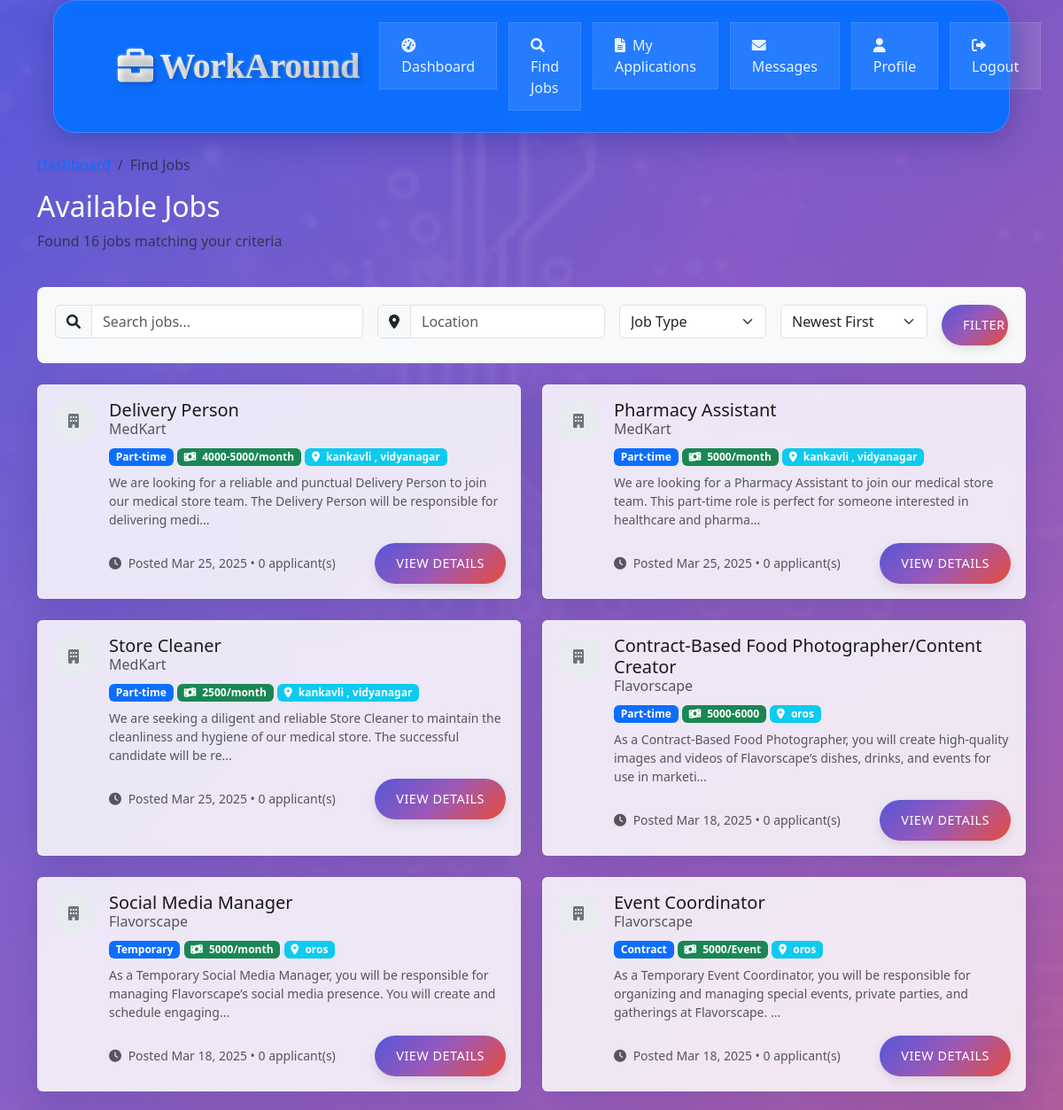
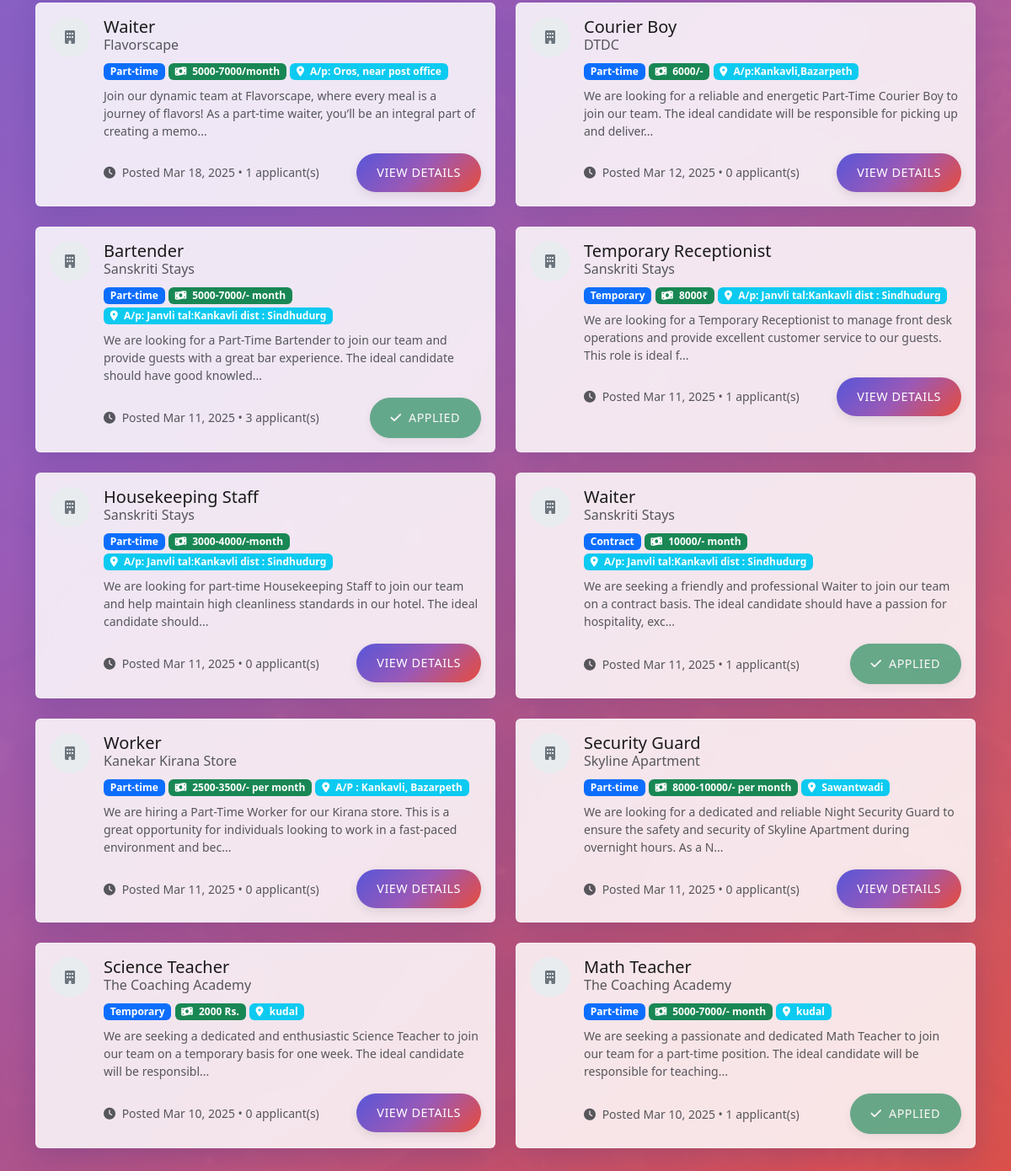
Page /jobseeker/jobs.php (signed in) on the committed database (2 pictures, top to bottom).
### tables this page shows
CREATE TABLE `jobs` (
  `id` int(11) NOT NULL,
  `employer_id` int(11) DEFAULT NULL,
  `title` varchar(100) NOT NULL,
  `description` text NOT NULL,
  `requirements` text DEFAULT NULL,
  `location` varchar(100) DEFAULT NULL,
  `salary_range` varchar(50) DEFAULT NULL,
  `job_type` enum('part-time','temporary','contract') NOT NULL,
  `status` enum('open','closed') DEFAULT 'open',
  `created_at` timestamp NOT NULL DEFAULT current_timestamp()
);

### jobseeker/jobs.php (the view, shortened to what this page needs)
<?php
require_once "../config/database.php";
$search = isset($_GET['search']) ? trim($_GET['search']) : '';
$location = isset($_GET['location']) ? trim($_GET['location']) : '';
$sort = isset($_GET['sort']) ? $_GET['sort'] : 'newest';
$jobs_sql = "SELECT j.*, ep.company_name,
            (SELECT COUNT(*) FROM job_applications ja WHERE ja.job_id = j.id) as application_count
            FROM jobs j
            INNER JOIN employer_profiles ep ON j.employer_id = ep.user_id
            WHERE j.status = 'open'";
switch ($sort) {
    default:
        $jobs_sql .= " ORDER BY j.created_at DESC";
}
$stmt = mysqli_prepare($conn, $jobs_sql);
mysqli_stmt_execute($stmt);
$jobs = mysqli_stmt_get_result($stmt);
$total_jobs = mysqli_num_rows($jobs);
$applied_jobs_sql = "SELECT job_id FROM job_applications WHERE jobseeker_id = ?";
$stmt = mysqli_prepare($conn, $applied_jobs_sql);
mysqli_stmt_bind_param($stmt, "i", $_SESSION['id']);
mysqli_stmt_execute($stmt);
$applied_result = mysqli_stmt_get_result($stmt);
$applied_jobs = [];
while ($row = mysqli_fetch_assoc($applied_result)) {
    $applied_jobs[] = $row['job_id'];
}
?>
<!DOCTYPE html>
<html lang="en">
<head>
    <link href="https://cdn.jsdelivr.net/npm/bootstrap@5.3.0/dist/css/bootstrap.min.css" rel="stylesheet">
    <link rel="stylesheet" href="https://cdnjs.cloudflare.com/ajax/libs/font-awesome/6.0.0/css/all.min.css">
    <link rel="stylesheet" href="../assets/css/style.css">
</head>
<body>
    <nav class="navbar navbar-expand-lg navbar-dark bg-primary sticky-top">
        <div class="container">
            <a class="navbar-brand d-flex align-items-center" href="../index.php">
                <i class="fas fa-briefcase me-2"></i>
                WorkAround
            </a>
            <div class="collapse navbar-collapse" id="navbarNav">
                <ul class="navbar-nav ms-auto">
                    <li class="nav-item">
                        <a class="nav-link" href="dashboard.php">
                            <i class="fas fa-tachometer-alt me-1"></i> Dashboard
                        </a>
                    </li>
                    <li class="nav-item">
                        <a class="nav-link active" href="jobs.php">
                            <i class="fas fa-search me-1"></i> Find Jobs
                        </a>
                    </li>
                    <li class="nav-item">
                        <a class="nav-link" href="applications.php">
                            <i class="fas fa-file-alt me-1"></i> My Applications
                        </a>
                    </li>
                    <li class="nav-item">
                        <a class="nav-link" href="messages.php">
                            <i class="fas fa-envelope me-1"></i> Messages
                        </a>
                    </li>
                    <li class="nav-item">
                        <a class="nav-link" href="profile.php">
                            <i class="fas fa-user me-1"></i> Profile
                        </a>
                    </li>
                    <li class="nav-item">
                        <a class="nav-link" href="../auth/logout.php">
                            <i class="fas fa-sign-out-alt me-1"></i> Logout
                        </a>
                    </li>
                </ul>
            </div>
        </div>
    </nav>
    <div class="container my-4">
        <div class="row mb-4">
            <div class="col">
                <nav aria-label="breadcrumb">
                    <ol class="breadcrumb">
                        <li class="breadcrumb-item"><a href="dashboard.php">Dashboard</a></li>
                        <li class="breadcrumb-item active">Find Jobs</li>
                    </ol>
                </nav>
                <h2>Available Jobs</h2>
                <p class="text-muted">Found <?php echo $total_jobs; ?> jobs matching your criteria</p>
            </div>
        </div>
        <div class="row mb-4">
            <div class="col">
                <div class="filters">
                    <form method="GET" class="row g-3">
                        <div class="col-md-4">
                            <div class="input-group">
                                <span class="input-group-text"><i class="fas fa-search"></i></span>
                                <input type="text" class="form-control" name="search"
                                       placeholder="Search jobs..." value="<?php echo htmlspecialchars($search); ?>">
                            </div>
                        </div>
                        <div class="col-md-3">
                            <div class="input-group">
                                <span class="input-group-text"><i class="fas fa-map-marker-alt"></i></span>
                                <input type="text" class="form-control" name="location"
                                       placeholder="Location" value="<?php echo htmlspecialchars($location); ?>">
                            </div>
                        </div>
                        <div class="col-md-2">
                            <select class="form-select" name="job_type">
                                <option value="">Job Type</option>
                            </select>
                        </div>
                        <div class="col-md-2">
                            <select class="form-select" name="sort">
                                <option value="newest" <?php echo $sort === 'newest' ? 'selected' : ''; ?>>Newest First</option>
                            </select>
                        </div>
                        <div class="col-md-1">
                            <button type="submit" class="btn btn-primary w-100">Filter</button>
                        </div>
                    </form>
                </div>
            </div>
        </div>
        <div class="row">
            <?php if (mysqli_num_rows($jobs) > 0): ?>
                <?php while ($job = mysqli_fetch_assoc($jobs)): ?>
                    <div class="col-md-6 mb-4">
                        <div class="card job-card h-100">
                            <div class="card-body">
                                <div class="d-flex">
                                    <div class="flex-shrink-0">
                                        <div class="default-logo">
                                            <i class="fas fa-building"></i>
                                        </div>
                                    </div>
                                    <div class="flex-grow-1 ms-3">
                                        <h5 class="card-title mb-1"><?php echo htmlspecialchars($job['title']); ?></h5>
                                        <h6 class="card-subtitle mb-2 text-muted">
                                            <?php echo htmlspecialchars($job['company_name']); ?>
                                        </h6>
                                        <div class="mb-2">
                                            <span class="badge bg-primary"><?php echo ucfirst($job['job_type']); ?></span>
                                            <?php if (!empty($job['salary_range'])): ?>
                                                <span class="badge bg-success">
                                                    <i class="fas fa-money-bill-wave me-1"></i>
                                                    <?php echo htmlspecialchars($job['salary_range']); ?>
                                                </span>
                                            <?php endif; ?>
                                            <?php if (!empty($job['location'])): ?>
                                                <span class="badge bg-info">
                                                    <i class="fas fa-map-marker-alt me-1"></i>
                                                    <?php echo htmlspecialchars($job['location']); ?>
                                                </span>
                                            <?php endif; ?>
                                        </div>
                                        <p class="card-text text-muted small mb-3">
                                            <?php echo nl2br(htmlspecialchars(substr($job['description'], 0, 150) . '...')); ?>
                                        </p>
                                        <div class="d-flex justify-content-between align-items-center">
                                            <small class="text-muted">
                                                <i class="fas fa-clock me-1"></i>
                                                Posted <?php echo date('M d, Y', strtotime($job['created_at'])); ?> •
                                                <?php echo $job['application_count']; ?> applicant(s)
                                            </small>
                                            <?php if (in_array($job['id'], $applied_jobs)): ?>
                                                <button class="btn btn-success btn-sm" disabled>
                                                    <i class="fas fa-check me-1"></i> Applied
                                                </button>
                                            <?php else: ?>
                                                <a href="view-job.php?id=<?php echo $job['id']; ?>"
                                                   class="btn btn-primary btn-sm">
                                                    View Details
                                                </a>
                                            <?php endif; ?>
                                        </div>
                                    </div>
                                </div>
                            </div>
                        </div>
                    </div>
                <?php endwhile; ?>
            <?php endif; ?>
        </div>
    </div>
</body>
</html>

### assets/css/style.css (style rules this page uses)
body { font-family: 'Segoe UI', Tahoma, Geneva, Verdana, sans-serif; margin: 0; min-height: 100vh; background: linear-gradient(135deg, rgba(88, 86, 217, 0.9) 0%, rgba(155, 89, 182, 0.95) 50%, rgba(231, 76, 60, 0.9) 100%), url('../images/1.jpg') no-repeat center center fixed; background-size: cover; color: #ffffff; animation: gradientShift 15s ease infinite; }
.navbar { background: rgba(255, 255, 255, 0.1); backdrop-filter: blur(10px); -webkit-backdrop-filter: blur(10px); border: 1px solid rgba(255, 255, 255, 0.18); box-shadow: 0 8px 32px 0 rgba(31, 38, 135, 0.37); position: sticky; top: 0; z-index: 1000; transition: all 0.3s ease; padding: 1.5rem 5%; margin: 0 5% 1.5rem 5%; border-radius: 25px }
.navbar-brand { font-family: "Monotype Corsiva", cursive; font-size: 2.5rem; font-weight: 700; background: linear-gradient(135deg, #ffffff 0%, #f8f9fa 25%, #e9ecef 50%, #dee2e6 75%, #ced4da 100%); -webkit-background-clip: text; background-clip: text; -webkit-text-fill-color: transparent; text-shadow: 3px 3px 6px rgba(0, 0, 0, 0.2), -1px -1px 2px rgba(255, 255, 255, 0.3); letter-spacing: -0.5px; position: relative; transition: all 0.4s ease; animation: textShimmer 3s infinite linear; }
.nav-link { font-weight: 500; padding: 0.8rem 1.5rem !important; margin: 0 0.4rem; transition: all 0.4s cubic-bezier(0.4, 0, 0.2, 1); position: relative; color: rgba(255, 255, 255, 0.9) !important; background: rgba(255, 255, 255, 0.1); border: 1px solid rgba(255, 255, 255, 0.1); backdrop-filter: blur(5px); -webkit-backdrop-filter: blur(5px); }
.nav-link::after { content: ''; position: absolute; bottom: 0; left: 50%; width: 0; height: 2px; background: linear-gradient(135deg, #ff69b4 0%, #ff1493 100%); transition: width 0.3s ease, left 0.3s ease; transform: translateX(-50%); }
.card { background: rgba(255, 255, 255, 0.95); backdrop-filter: blur(16px); -webkit-backdrop-filter: blur(16px); border: 1px solid rgba(255, 255, 255, 0.18); box-shadow: 0 8px 32px 0 rgba(31, 38, 135, 0.2); transition: all 0.3s ease; border-radius: 30px overflow: hidden; transform: translateY(0); color: #1a1a1a; }
.btn { padding: 0.75rem 1.5rem; font-weight: 500; border-radius: 25px; transition: all 0.4s cubic-bezier(0.4, 0, 0.2, 1); box-shadow: 0 4px 12px rgba(0, 0, 0, 0.1); letter-spacing: 0.5px; text-transform: uppercase; font-size: 0.9rem; }
.btn-primary { background: linear-gradient(135deg, #5856d9 0%, #9b59b6 50%, #e74c3c 100%); border: none; position: relative; overflow: hidden; z-index: 1; }
.btn-primary::before { content: ''; position: absolute; top: 0; left: -100%; width: 100%; height: 100%; background: linear-gradient(90deg, transparent, rgba(255, 255, 255, 0.2), transparent); transition: 0.5s; z-index: -1; }
.card, .feature-card, .step-card { background: rgba(255, 255, 255, 0.85) !important; backdrop-filter: blur(10px); border: 1px solid rgba(255, 255, 255, 0.3); box-shadow: 0 8px 32px 0 rgba(31, 38, 135, 0.2); }

### jobseeker/jobs.php (style rules this page uses)
.default-logo { width: 48px; height: 48px; background-color: #e9ecef; display: flex; align-items: center; justify-content: center; border-radius: 50%; color: #6c757d; }
.job-card { transition: transform 0.2s; }
.filters { background-color: #f8f9fa; border-radius: 8px; padding: 20px; }

### rows in the picture
jobs: title "Delivery Person", company_name "MedKart", job_type "Part-time", salary_range "4000-5000/month", location "kankavli , vidyanagar", description "We are looking for a reliable and punctual Delivery Person to join our medical store team. The Delivery Person will be responsible for delivering medi...", created_at "Mar 25, 2025", application_count "0"
jobs: title "Pharmacy Assistant", company_name "MedKart", job_type "Part-time", salary_range "5000/month", location "kankavli , vidyanagar", description "We are looking for a Pharmacy Assistant to join our medical store team. This part-time role is perfect for someone interested in healthcare and pharma...", created_at "Mar 25, 2025", application_count "0"
jobs: title "Store Cleaner", company_name "MedKart", job_type "Part-time", salary_range "2500/month", location "kankavli , vidyanagar", description "We are seeking a diligent and reliable Store Cleaner to maintain the cleanliness and hygiene of our medical store. The successful candidate will be re...", created_at "Mar 25, 2025", application_count "0"
jobs: title "Contract-Based Food Photographer/Content Creator", company_name "Flavorscape", job_type "Part-time", salary_range "5000-6000", location "oros", description "As a Contract-Based Food Photographer, you will create high-quality images and videos of Flavorscape’s dishes, drinks, and events for use in marketi...", created_at "Mar 18, 2025", application_count "0"
jobs: title "Social Media Manager", company_name "Flavorscape", job_type "Temporary", salary_range "5000/month", location "oros", description "As a Temporary Social Media Manager, you will be responsible for managing Flavorscape’s social media presence. You will create and schedule engaging...", created_at "Mar 18, 2025", application_count "0"
jobs: title "Event Coordinator", company_name "Flavorscape", job_type "Contract", salary_range "5000/Event", location "oros", description "As a Temporary Event Coordinator, you will be responsible for organizing and managing special events, private parties, and gatherings at Flavorscape. ...", created_at "Mar 18, 2025", application_count "0"
jobs: title "Waiter", company_name "Flavorscape", job_type "Part-time", salary_range "5000-7000/month", location "A/p: Oros, near post office", description "Join our dynamic team at Flavorscape, where every meal is a journey of flavors! As a part-time waiter, you’ll be an integral part of creating a memo...", created_at "Mar 18, 2025", application_count "1"
jobs: title "Courier Boy", company_name "DTDC", job_type "Part-time", salary_range "6000/-", location "A/p:Kankavli,Bazarpeth", description "We are looking for a reliable and energetic Part-Time Courier Boy to join our team. The ideal candidate will be responsible for picking up and deliver...", created_at "Mar 12, 2025", application_count "0"
jobs: title "Bartender", company_name "Sanskriti Stays", job_type "Part-time", salary_range "5000-7000/- month", location "A/p: Janvli tal:Kankavli dist : Sindhudurg", description "We are looking for a Part-Time Bartender to join our team and provide guests with a great bar experience. The ideal candidate should have good knowled...", created_at "Mar 11, 2025", application_count "3", shows "APPLIED"
jobs: title "Temporary Receptionist", company_name "Sanskriti Stays", job_type "Temporary", salary_range "8000₹", location "A/p: Janvli tal:Kankavli dist : Sindhudurg", description "We are looking for a Temporary Receptionist to manage front desk operations and provide excellent customer service to our guests. This role is ideal f...", created_at "Mar 11, 2025", application_count "1"
jobs: title "Housekeeping Staff", company_name "Sanskriti Stays", job_type "Part-time", salary_range "3000-4000/-month", location "A/p: Janvli tal:Kankavli dist : Sindhudurg", description "We are looking for part-time Housekeeping Staff to join our team and help maintain high cleanliness standards in our hotel. The ideal candidate should...", created_at "Mar 11, 2025", application_count "0"
jobs: title "Waiter", company_name "Sanskriti Stays", job_type "Contract", salary_range "10000/- month", location "A/p: Janvli tal:Kankavli dist : Sindhudurg", description "We are seeking a friendly and professional Waiter to join our team on a contract basis. The ideal candidate should have a passion for hospitality, exc...", created_at "Mar 11, 2025", application_count "1", shows "APPLIED"
jobs: title "Worker", company_name "Kanekar Kirana Store", job_type "Part-time", salary_range "2500-3500/- per month", location "A/P : Kankavli, Bazarpeth", description "We are hiring a Part-Time Worker for our Kirana store. This is a great opportunity for individuals looking to work in a fast-paced environment and bec...", created_at "Mar 11, 2025", application_count "0"
jobs: title "Security Guard", company_name "Skyline Apartment", job_type "Part-time", salary_range "8000-10000/- per month", location "Sawantwadi", description "We are looking for a dedicated and reliable Night Security Guard to ensure the safety and security of Skyline Apartment during overnight hours. As a N...", created_at "Mar 11, 2025", application_count "0"
jobs: title "Science Teacher", company_name "The Coaching Academy", job_type "Temporary", salary_range "2000 Rs.", location "kudal", description "We are seeking a dedicated and enthusiastic Science Teacher to join our team on a temporary basis for one week. The ideal candidate will be responsibl...", created_at "Mar 10, 2025", application_count "0"
jobs: title "Math Teacher", company_name "The Coaching Academy", job_type "Part-time", salary_range "5000-7000/- month", location "kudal", description "We are seeking a passionate and dedicated Math Teacher to join our team for a part-time position. The ideal candidate will be responsible for teaching...", created_at "Mar 10, 2025", application_count "1", shows "APPLIED"

### other values in the picture
$total_jobs "16"
